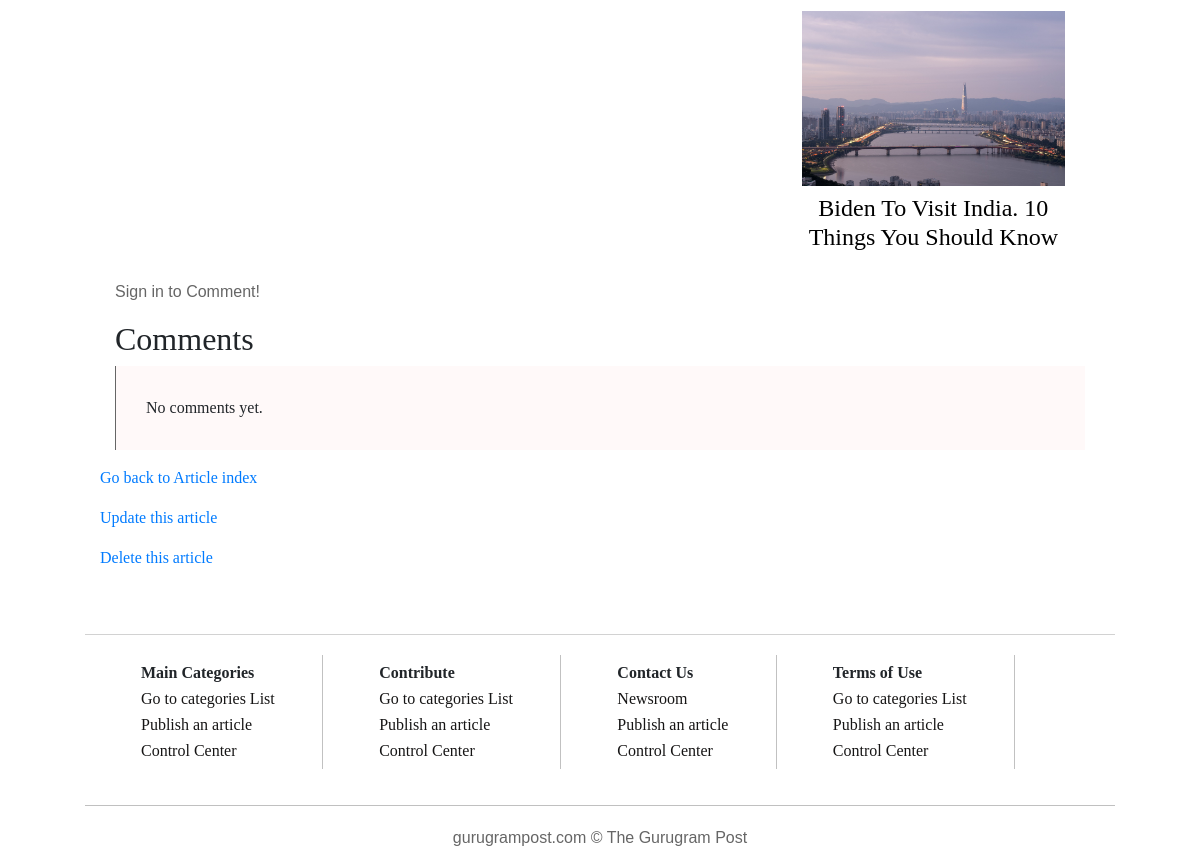
Page /blog/articles/2024/1/dasew (lower part) on the earlier database version.
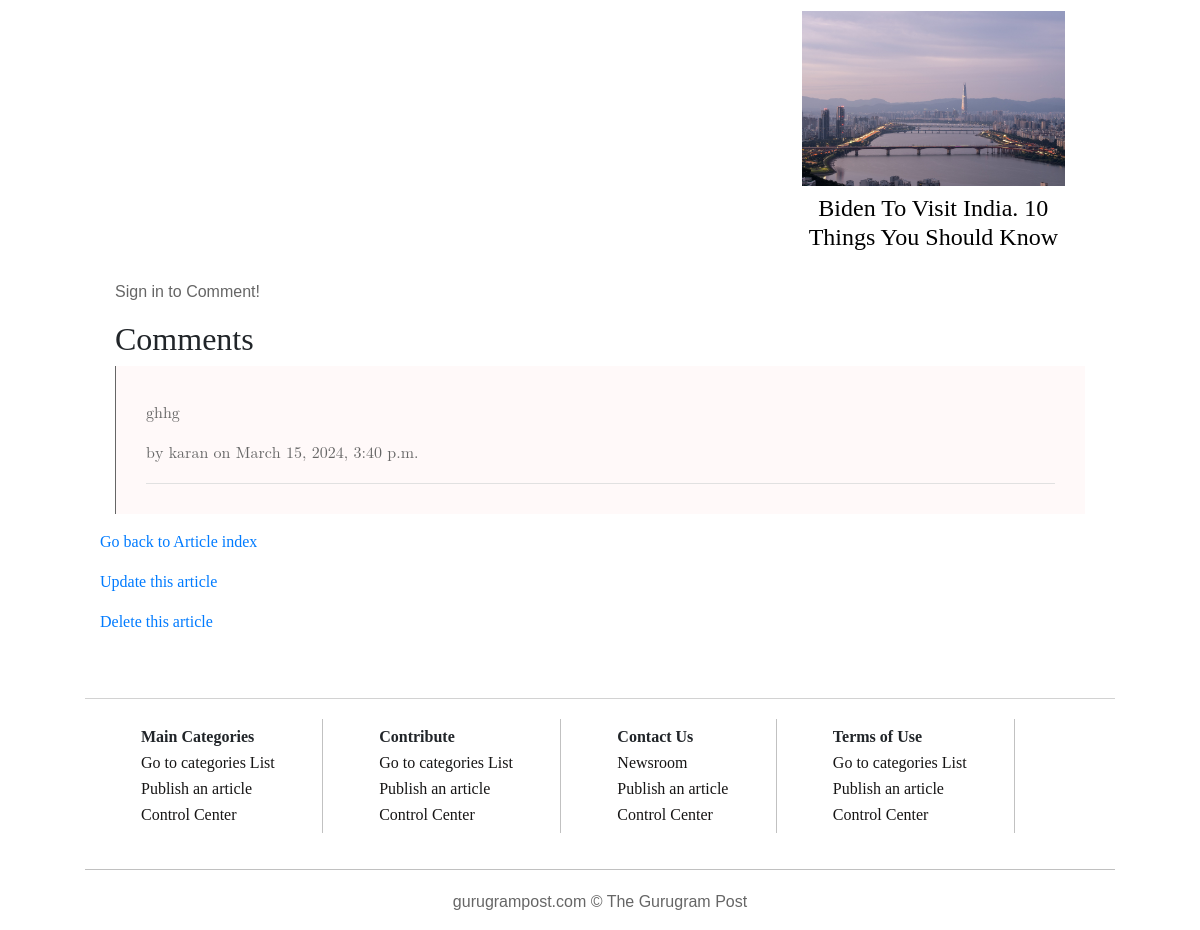
Same page on the later database version.
### Blog/models.py (models this page shows, shortened)
class Article(models.Model):
    title=models.CharField(max_length=100)
    date_pub=models.DateTimeField("Published DateTime",auto_now_add=True) #auto_now_add is for adding date when first created, not whenever updated
    author=models.ForeignKey(get_user_model(),on_delete=models.CASCADE)
    cat=models.ManyToManyField("Category",verbose_name="Category")
    text=RichTextField()
    img=models.ImageField(verbose_name='Cover Image',null=True,blank=True)
    slug=models.SlugField(max_length=50, unique_for_month="date_pub")    #must include only lowercase alphanumeric characters and dashes
    updated_at=models.DateTimeField("Updated on",auto_now=True)
    featured=models.BooleanField(verbose_name='Home Page(Featured)',default=False)
    section=models.ForeignKey('Section',on_delete=models.CASCADE,default=None,null=True)
    class Meta:
        ordering = ('-date_pub',)
    def get_absolute_url(self):
        return reverse("blog:article_detail", kwargs={'year':self.date_pub.year,'month':self.date_pub.month,'slug':self.slug})
    def get_update_url(self):
        return reverse("blog:article_update", kwargs={'pk':self.pk})

class Comment(models.Model):
    article = models.ForeignKey(
        Article,
        on_delete=models.CASCADE,
        related_name='comments')
    user = models.ForeignKey(
        get_user_model(),
        on_delete=models.CASCADE)
    text = models.TextField()
    created_date = models.DateTimeField(auto_now_add=True)
    parent = models.ForeignKey('Comment',on_delete=models.DO_NOTHING,null=True,blank=True)
    class Meta:
        ordering = ('-created_date',)

### Blog/views.py (the view, shortened to what this page needs)
# urls.py: path('articles/<int:year>/<int:month>/<slug:slug>',views.article_detail, name="article_detail"),
def article_detail(request,year,month,slug):
    template="Blog/article_detail.html"
    article=get_object_or_404(
        Article,
        date_pub__year=year,
        date_pub__month=month,
        slug__iexact=slug)
    comments=article.comments.filter(parent=None,).reverse()
    articles=Article.objects.all().exclude(pk=article.pk)[:7]
    if request.method == 'GET':
        comment_form=CommentForm()
        ctx={
            "article":article,
            'articles':articles,
            'comment_form':comment_form,
            'comments':comments,
            }
        return render(request,template,ctx)

### Blog/models.py (called while the page is built)
    def __str__(self):
        return self.name

    def get_absolute_url(self):
        return reverse('blog:section_view',kwargs={'slug':self.slug})

### Blog/templates/Blog/article_detail.html (shortened to what this page needs)
{% extends "Blog/base.html" %}
{%load static%}
{% get_static_prefix as STATIC_PREFIX %}
{% block head %}
<link rel="stylesheet" href="{% static 'blog/css/article.css' %}">
<link rel="stylesheet" href="{% static 'blog/css/comments.css' %}">
{% endblock %}
{% block content %}
<div class="container-fluid">
  <div class="row">
    <div class="col-sm-8">
    </div>
    <div class="col-md-4 text-center ms-5">
      {% for art in articles %}
        <div class="side_card">
          <a href="{{art.get_absolute_url}}">
          <img class='py-2' src="{{ art.img.url }}" alt="" width=100%>
          <h4>{{art.title|title}}</h4>
          </a>
        </div>
      {% endfor %}
    </div>
  </div>
</div>
<div class="container-fluid">
  {% if user.is_authenticated %}
  <h2>Add a comment</h2>
  <form class='comment_form' id="comment-form" method="POST">
    {% csrf_token %}
    {{ comment_form.as_p }}
    <input type="hidden" name="form_id" value="commentform">
    <button class='btn btn-secondary' type="submit">Submit</button>
  </form>
  {% else %}
    <p>Sign in to Comment!</p>
  {% endif %}
</div>
<div class="container-fluid">
  <h2>Comments</h2>
  <ul id="comments">
    {% for comment in comments %}
      <li>
        <div class="comment">
          <p>{{ comment.text }}</p>
          <p>by {{ comment.user.username }} on {{ comment.created_date }}</p>
        </div>
      </li>
      {% empty %}
        <li>No comments yet.</li>
    {% endfor %}
  </ul>
</div>
<p><a href="{% url 'blog:article_list' %}">Go back to Article index</a></p>
<p><a href="{{article.get_update_url}}">Update this article</a></p>
<p><a href="{% url 'blog:article_delete' article.date_pub.year article.date_pub.month article.slug %}">Delete this article</a></p>
{% endblock %}

Differences in the rows shown:
added Comment: text "ghhg", user.username "karan", created_date "March 15, 2024, 3:40 p.m."
Other differences:
text no longer shown: "No comments yet."
